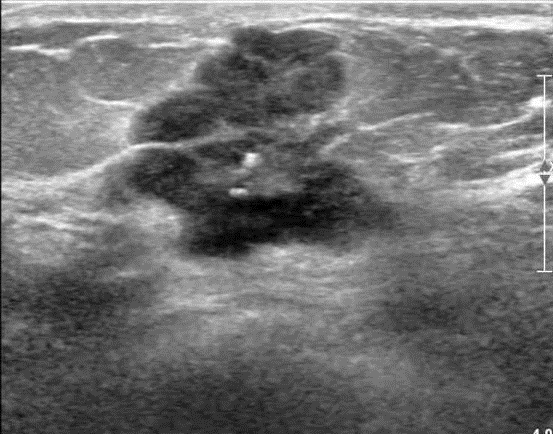
%> input picture breast1_norm_croped.png, 559 x 447 px
$ octave --eval "result = FeaturesExtraction(imread('breast1_norm_croped.png'));"   (GNU Octave 9; MATLAB toolbox functions it lacks are replaced by stand-ins)
%> lines starting %> are read from the running program, lines starting %| are printed output that depends on the picture; in (x1, y1, x2, y2) boxes, pixels count from 0 and x2, y2 are one past the last pixel; in counts of white or black regions, pixels touching at a corner belong together; the program's own positions count from 1
function Features = FeaturesExtraction(I)
%% Features Extraction
% calculating numeric values of features of Ultrasound breast lesions.
% Inbal Aharoni and Shani Israelov, Technion 2020.

show_images = false;
%figure(4);

%% Preprocessing
% [7 lines of commented-out code are left out]
I_crop=I;
%> I_crop is the input picture: size 447x559x3 uint8; min 0, max 255, mean 117.2

if show_images
    figure(1);
    imshow(I_crop);
    F(1) = getframe; % For animated image
end
[row_size, col_size] = size(I_crop);
%> row_size = 447; col_size = 1677

% Segmantation
bw = I_crop > 100;
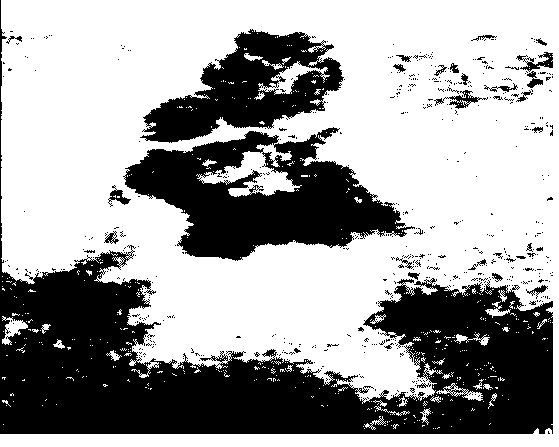
%> bw: size 447x559x3 logical; 63% white; 540 black regions (506 under 20 px), largest, box (x1, y1, x2, y2) and area: (0, 0, 553, 434) 58374, (123, 127, 415, 261) 19520, (140, 29, 344, 143) 11114
bw = bwareaopen(bw,1000);
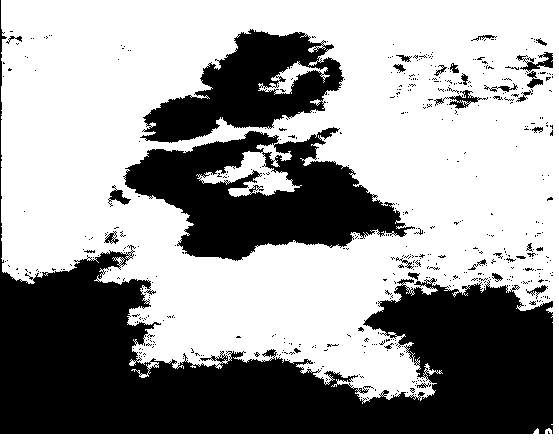
%> bw: size 447x559x3 logical; 61.7% white; 521 black regions (487 under 20 px), largest, box (x1, y1, x2, y2) and area: (0, 0, 553, 434) 61063, (123, 127, 415, 261) 19688, (140, 29, 344, 143) 11471
bw=~bw;
bw = bwareaopen(bw,800); % Remove all object containing fewer than 800 pixels
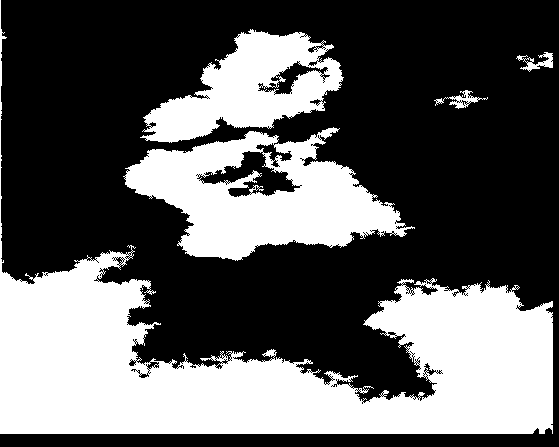
%> bw: size 447x559x3 logical; 37.1% white; 5 white regions, box (x1, y1, x2, y2) and area: (0, 0, 553, 434) 61063, (123, 127, 415, 261) 19688, (140, 29, 344, 143) 11471, (434, 90, 488, 109) 289, (516, 52, 553, 72) 287
bw2 = imfill(bw, 'holes');
bw2 = imclearborder(bw2); % Clear objects that are close to the bonderies
%> bw2: size 447x559x3 logical; every value is 0

% Creating one object from two
SE1 = strel('disk',6);
mask1 = imdilate(bw2,SE1);
if show_images
    figure(2);
    imshow(mask1);
    title('After imdilate');
end
mask2 = imfill(mask1, 'holes');
SE1 = strel('disk',6);
mask3 = imerode(mask2, SE1);
% [5 lines of commented-out code are left out]
bw = bwareaopen(mask3,1000); % Remove all object containing fewer than 1000 pixels.
%> (the run ends here)
